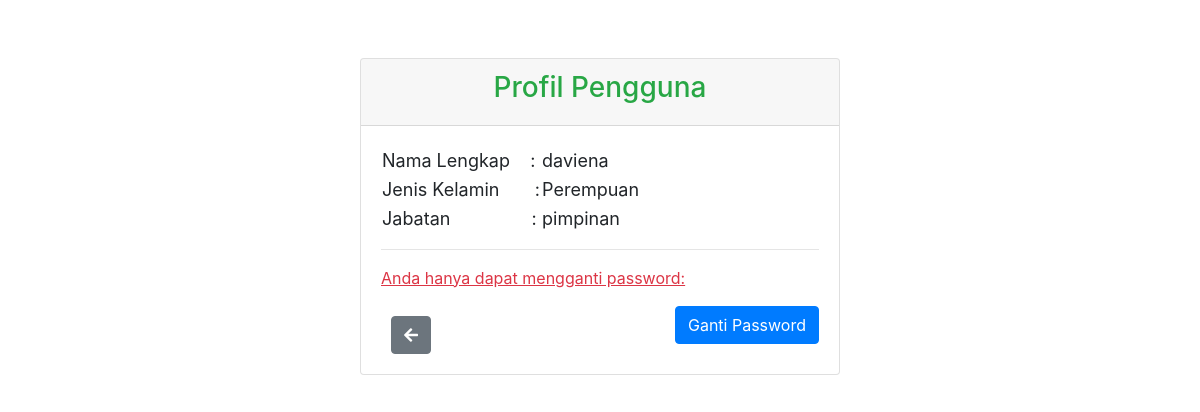
Screenshot of /profile.php (signed in) with the database file from the repository.
### tables this page shows
CREATE TABLE `users` (
  `id_users` int(11) NOT NULL,
  `username` varchar(50) NOT NULL,
  `password` varchar(255) NOT NULL,
  `nama_lengkap` varchar(100) DEFAULT NULL,
  `jenis_kelamin` enum('Laki - Laki','Perempuan','','') NOT NULL,
  `jabatan` varchar(50) DEFAULT NULL
);

### profile.php (the view, shortened to what this page needs)
<?php
include 'db.php';
$dashboardUrl = '';
switch ($_SESSION['jabatan']) {
    case 'pimpinan':
        $dashboardUrl = 'dashboard.php';
        break;
}
$sql = "SELECT * FROM users WHERE id_users = ?";
$stmt = $conn->prepare($sql);
$stmt->bind_param("i", $_SESSION['id_users']);
$stmt->execute();
$result = $stmt->get_result();
$user = $result->fetch_assoc();
?>
<!DOCTYPE html>
<html>
<head>
    <link rel="stylesheet" href="https://cdnjs.cloudflare.com/ajax/libs/font-awesome/5.15.3/css/all.min.css">
    <link rel="stylesheet" href="https://stackpath.bootstrapcdn.com/bootstrap/4.3.1/css/bootstrap.min.css">
</head>
<body>
    <div class="container mt-5">
        <div class="card">
            <div class="card-header">
                <h3 class="text-success">Profil Pengguna</h3>
            </div>
            <div class="card-body">
            <table>
                <tr>
                    <td>Nama Lengkap&nbsp;&nbsp;&nbsp;&nbsp;:</td>
                    <td><?php echo $user['nama_lengkap']; ?></td>
                </tr>
                <tr>
                    <td>Jenis Kelamin&nbsp;&nbsp;&nbsp;&nbsp;&nbsp;&nbsp;&nbsp;:</td>
                    <td><?php echo $user['jenis_kelamin']; ?></td>
                </tr>
                <tr>
                    <td>Jabatan&nbsp;&nbsp;&nbsp;&nbsp;&nbsp;&nbsp;&nbsp;&nbsp;&nbsp;&nbsp;&nbsp;&nbsp;&nbsp;&nbsp;&nbsp;&nbsp;:</td>
                    <td><?php echo $user['jabatan']; ?></td>
                </tr>
            </table>
                <hr>
                <p class="text-danger"><u>Anda hanya dapat mengganti password:</u></p>
                <a href="change_password.php" class="btn btn-primary float-right">Ganti Password</a>
                <div class="container">
                    <a href="<?php echo $dashboardUrl; ?>" class="btn btn-secondary float-left">
                    <i class="fas fa-arrow-left"></i></a>
                </div>
            </div>
        </div>
    </div>
</body>
</html>

### profile.php (style rules this page uses)
h3 { text-align:center; }
.container { max-width: 500px; background-color: white; border-radius: 10px; padding: 10px; margin-top: center; display: auto; }
table tr td { font-size:18px; }
body { display: auto; align-items: center; justify-content: center; height: 100vh; background-image: url('bg.jpg'); background-size: cover; background-position: center; }

### rows the page displays
users: nama_lengkap "daviena", jenis_kelamin "Perempuan", jabatan "pimpinan"
